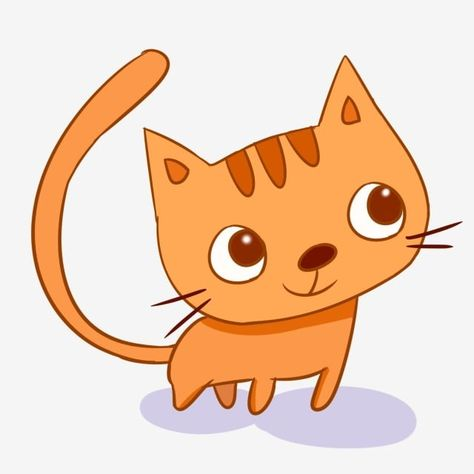
#> input picture inclass/week_three/classwork/234.jpg, 474 x 474 px, found by its file name
$ python salt.py
#> lines starting #> are read from the running program, lines starting #| are printed output that depends on the picture; after the words box and inside, x2 and y2 are one past the last pixel; in counts of white or black regions, pixels touching at a corner belong together
import cv2 as cv
import random

img = cv.imread(r'C:\teacher\inclass\week_three\classwork\234.jpg', cv.IMREAD_GRAYSCALE)
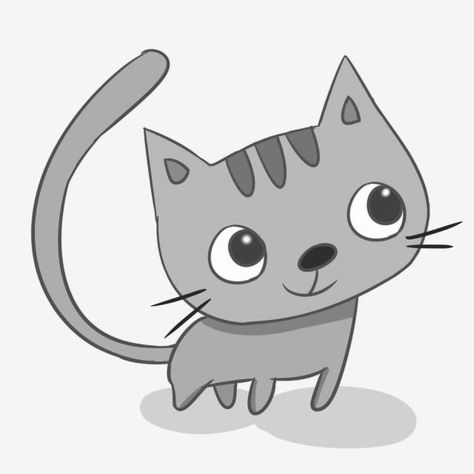
#> img: shape (474, 474); min 11, max 255, mean 215.8

original_img = img.copy()
density_salt = 0.1
density_pepper = 0.1

number_of_white_pixel = int(density_salt * (img.shape[0] * img.shape[1]))
#> number_of_white_pixel = 22467

for i in range(number_of_white_pixel):
    y_coord = random.randint(0, img.shape[0] - 1)
    x_coord = random.randint(0, img.shape[1] - 1)
    img[y_coord][x_coord] = 255
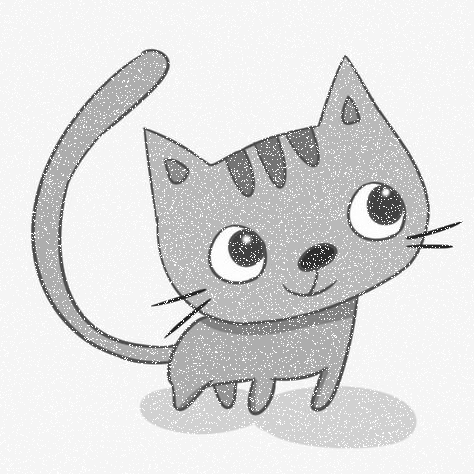
#> img: shape (474, 474); 9.47% of pixels changed, all inside (x1, y1, x2, y2) = (0, 0, 474, 474)

number_of_block_pixel = int(density_pepper * (img.shape[0] * img.shape[1]))
#> number_of_block_pixel = 22467

for i in range(number_of_block_pixel):
    y_coord = random.randint(0, img.shape[0] - 1)
    x_coord = random.randint(0, img.shape[1] - 1)
    img[y_coord][x_coord] = 0
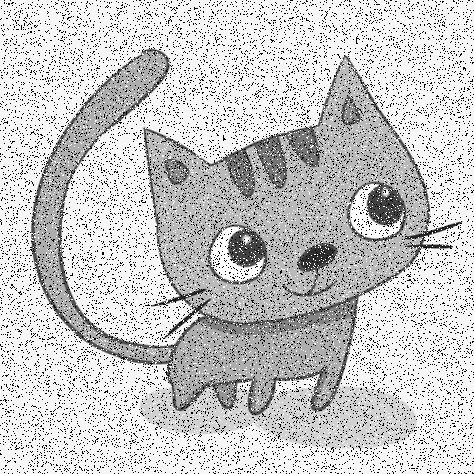
#> img: shape (474, 474); 9.5% of pixels changed, all inside (x1, y1, x2, y2) = (0, 0, 474, 474)


cv.imwrite('output.png', img)
cv.imwrite('original.png', original_img)


noisy_img = cv.imread('output.png', cv.IMREAD_GRAYSCALE)
denoisy_img = cv.medianBlur(noisy_img, 5)
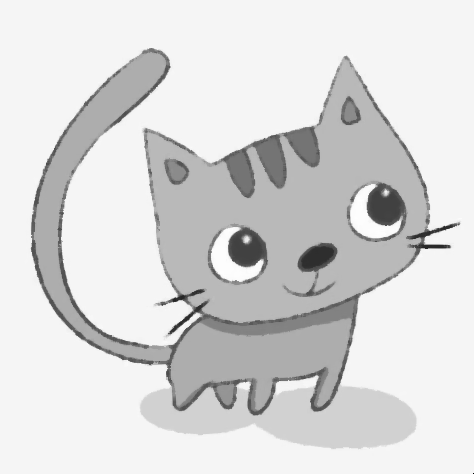
#> denoisy_img: shape (474, 474); min 0, max 255, mean 216.5
cv.imwrite('denoisy.png',denoisy_img)
